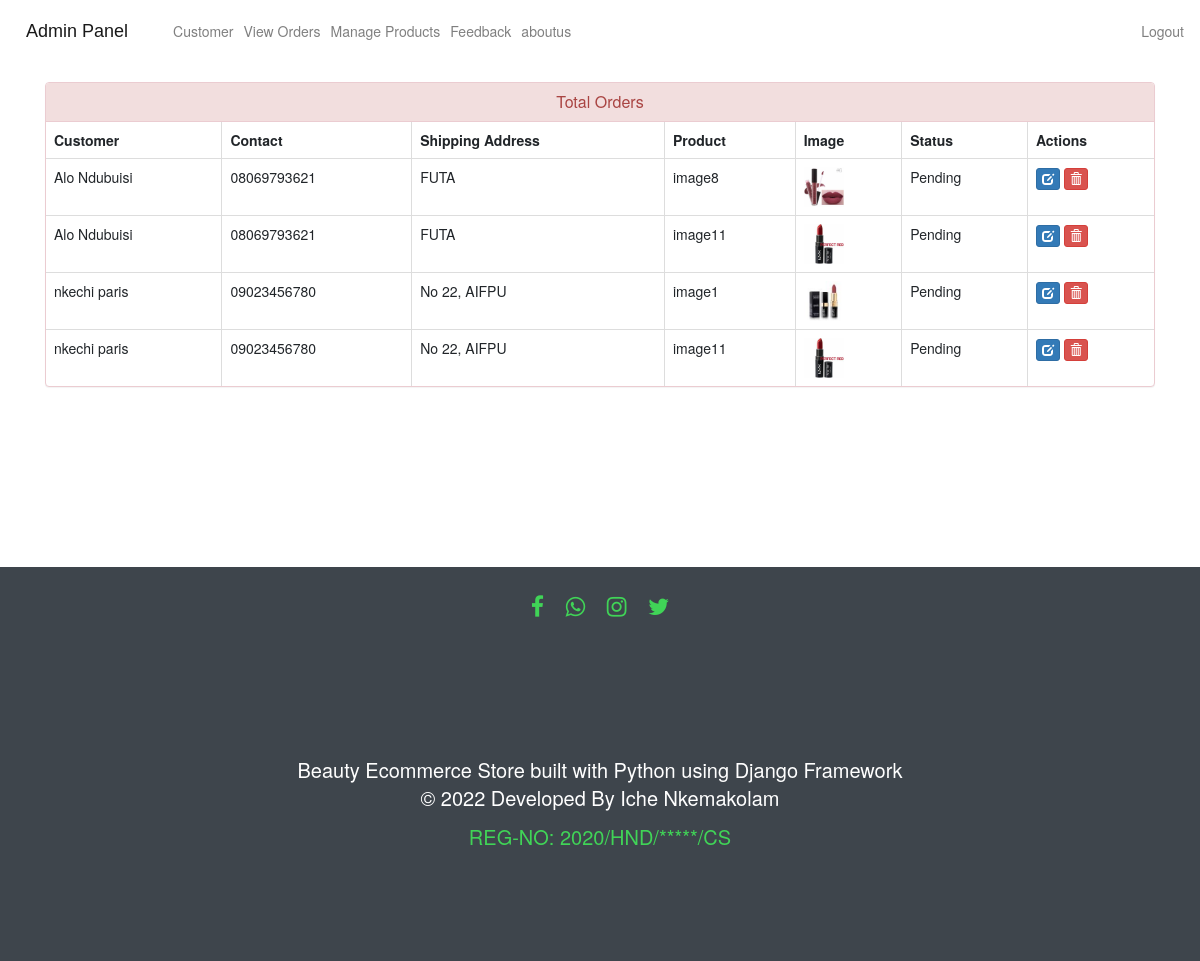
Page /admin-view-booking (signed in) on the committed database.
### ecom/models.py (models this page shows, shortened)
class Customer(models.Model):
    user=models.OneToOneField(User,on_delete=models.CASCADE)
    profile_pic= models.ImageField(upload_to='profile_pic/CustomerProfilePic/',null=True,blank=True)
    address = models.CharField(max_length=40)
    mobile = models.CharField(max_length=20,null=False)
    @property
    def get_name(self):
        return self.user.first_name+" "+self.user.last_name

class Orders(models.Model):
    STATUS =(
        ('Pending','Pending'),
        ('Order Confirmed','Order Confirmed'),
        ('Out for Delivery','Out for Delivery'),
        ('Delivered','Delivered'),
    )
    customer=models.ForeignKey('Customer', on_delete=models.CASCADE,null=True)
    product=models.ForeignKey('Product',on_delete=models.CASCADE,null=True)
    email = models.CharField(max_length=50,null=True)
    address = models.CharField(max_length=500,null=True)
    mobile = models.CharField(max_length=20,null=True)
    order_date= models.DateField(auto_now_add=True,null=True)
    status=models.CharField(max_length=50,null=True,choices=STATUS)

class Product(models.Model):
    name=models.CharField(max_length=40)
    product_image= models.ImageField(upload_to='product_image/',null=True,blank=True)
    price = models.PositiveIntegerField()
    description=models.CharField(max_length=40)

### ecom/views.py (the view)
# urls.py: path('admin-view-booking', views.admin_view_booking_view,name='admin-view-booking'),
@login_required(login_url='adminlogin')
def admin_view_booking_view(request):
    orders=models.Orders.objects.all()
    ordered_products=[]
    ordered_bys=[]
    for order in orders:
        ordered_product=models.Product.objects.all().filter(id=order.product.id)
        ordered_by=models.Customer.objects.all().filter(id = order.customer.id)
        ordered_products.append(ordered_product)
        ordered_bys.append(ordered_by)
    return render(request,'ecom/admin_view_booking.html',{'data':zip(ordered_products,ordered_bys,orders)})

### templates/ecom/admin_view_booking.html (shortened to what this page needs)
{% extends 'ecom/admin_base.html' %}
{% load static %}
{% block content %}
<head>
  <link href="//netdna.bootstrapcdn.com/bootstrap/3.0.0/css/bootstrap.min.css" rel="stylesheet" id="bootstrap-css">
</head>
<div class="container">
  <div class="panel panel-danger">
    <div class="panel-heading">
      <h6 class="panel-title">Total Orders</h6>
    </div>
    <table class="table table-hover table-bordered" id="dev-table">
      <thead>
        <tr>
          <th>Customer</th>
          <th>Contact</th>
          <th>Shipping Address</th>
          <th>Product</th>
          <th>Image</th>
          <th>Status</th>
          <th>Actions</th>
        </tr>
      </thead>
      {% for product,customer,order in data %}
      <tr>
        {% for c in customer %}
        <td> {{c.get_name}}</td>
        <td>{{c.mobile}}</td>
        <td>{{order.address}}</td>
        {% endfor %}
        {% for p in product %}
        <td> {{p.name}}</td>
        <td> <img src="{% static p.product_image.url %}" alt="Profile Pic" height="40px" width="40px" /></td>
        <td>{{order.status}}</td>
        <td><a class="btn btn-primary btn-xs" href="{% url 'update-order' order.id  %}"><span class="glyphicon glyphicon-edit"></span></a>
        <a class="btn btn-danger btn-xs" href="{% url 'delete-order' order.id  %}"><span class="glyphicon glyphicon-trash"></span></a></td>
        {% endfor %}
      </tr>
      {% endfor %}
    </table>
  </div>
</div>
{% endblock content %}

### templates/ecom/admin_view_booking.html (style rules this page uses)
a:link { text-decoration: none; }
h6 { text-align: center; }

### rows in the picture
Orders: address "FUTA", status "Pending"
Customer: get_name "Alo Ndubuisi", mobile "08069793621"
Product: name "image8", product_image (picture)
Orders: address "FUTA", status "Pending"
Product: name "image11", product_image (picture)
Orders: address "No 22, AIFPU", status "Pending"
Customer: get_name "nkechi paris", mobile "09023456780"
Product: name "image1", product_image (picture)
Orders: address "No 22, AIFPU", status "Pending"
